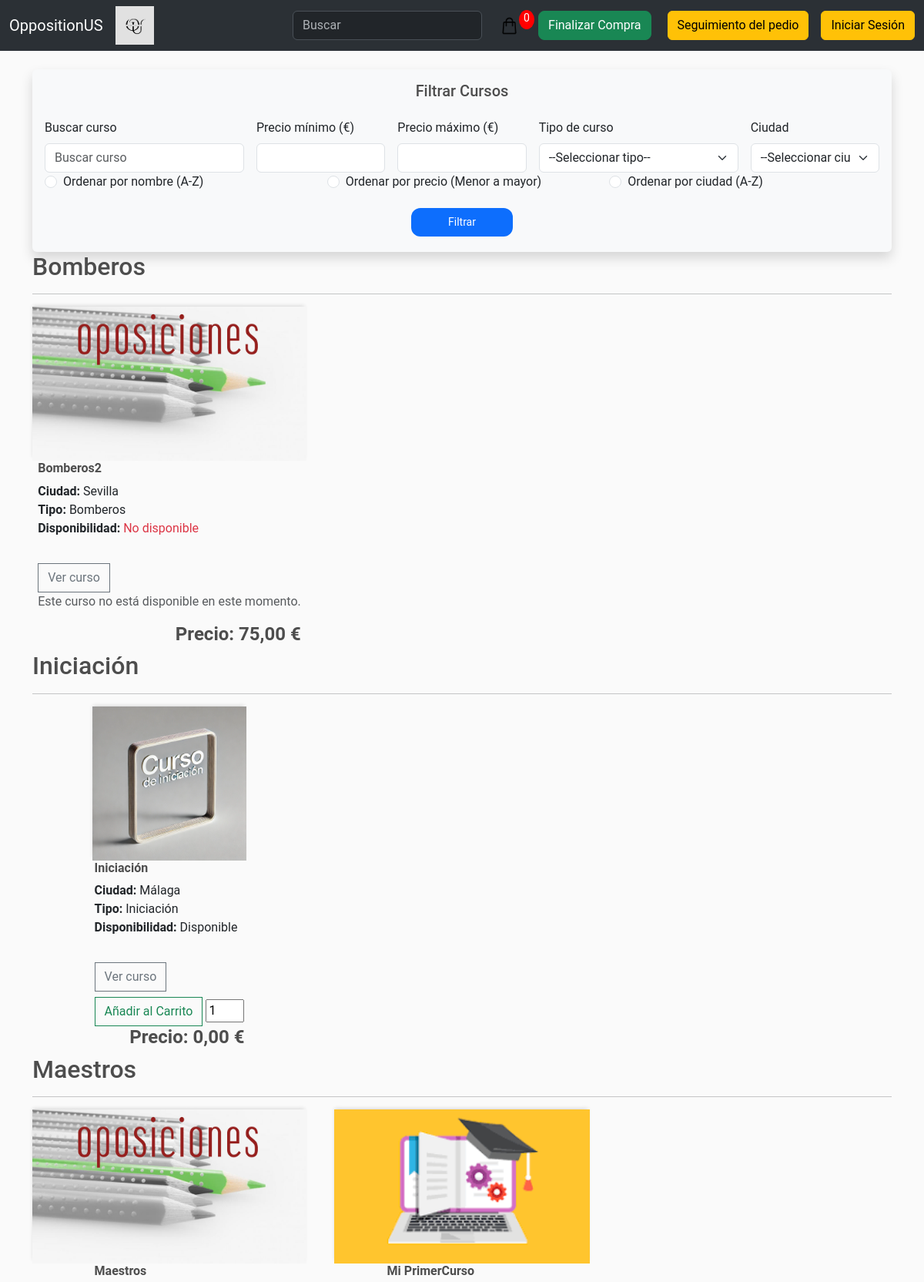
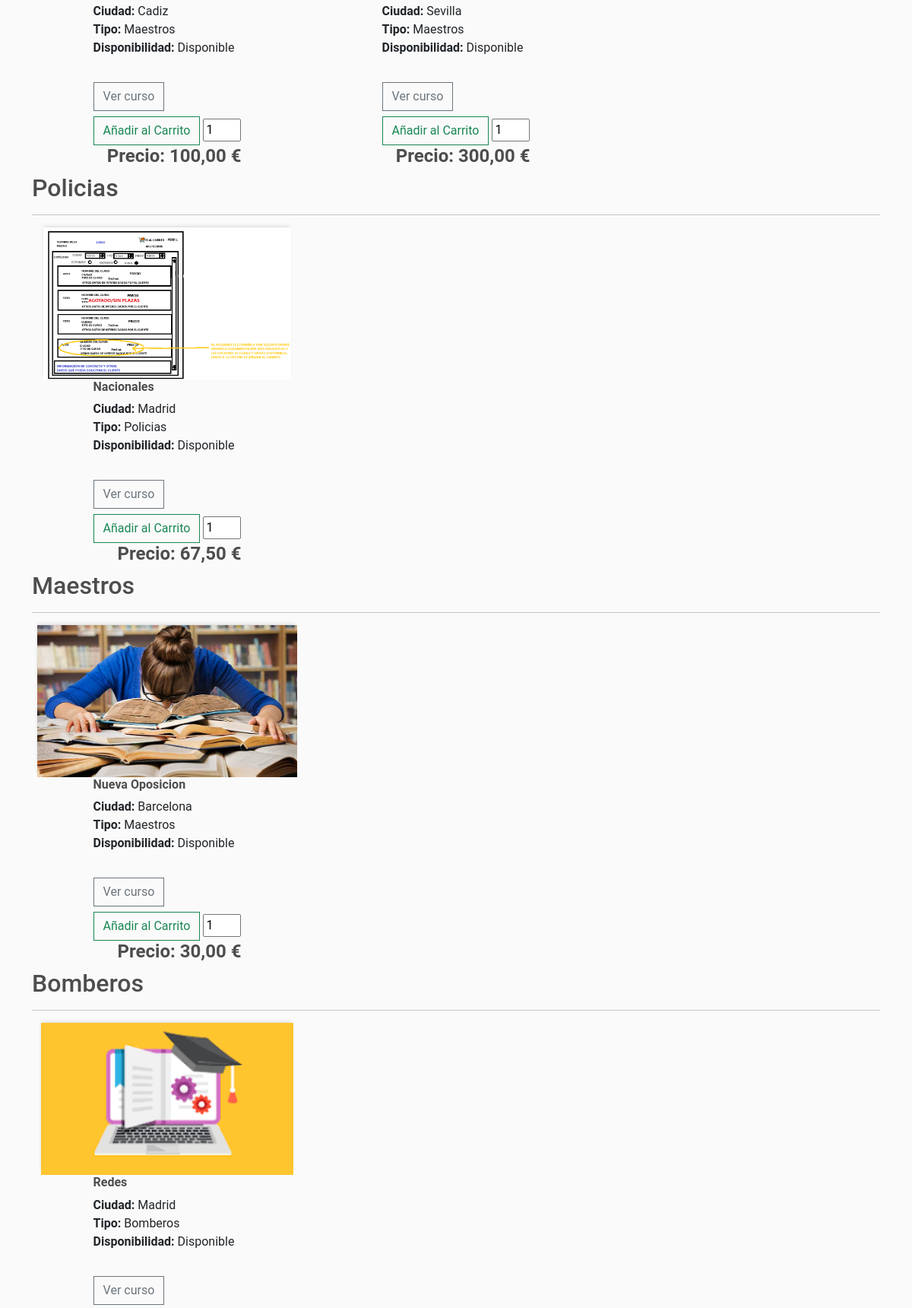
/store/ (upper part), run on the app's committed database (2 pictures, top to bottom).
### store/models.py (models this page shows, shortened)
class CourseType(models.Model):
    name = models.CharField(max_length=50, unique=True, null=False, blank=False)
    def __str__(self):
        return self.name
    class Meta:
        verbose_name = 'Course type'
        verbose_name_plural = 'Course types'
        ordering = ['name']

class Course(models.Model):
    name = models.CharField(max_length=200, null=False, blank=False)
    image = models.ImageField(upload_to='courses')
    price = models.DecimalField(max_digits=7, decimal_places=2, null=False, blank=False, validators=[MinValueValidator(0)])
    details = models.CharField(max_length=200, null=True, blank=True)
    city = models.CharField(max_length=200, null=False, blank=False)
    course_type = models.ForeignKey(CourseType, null=True, on_delete=models.SET_NULL)
    capacity = models.IntegerField(null=False, blank=False, validators=[MinValueValidator(0)])
    is_available = models.BooleanField(default=True)
    start_date = models.DateField(null=False, blank=False)
    end_date = models.DateField(null=False, blank=False)
    class Meta:
        verbose_name = 'Course'
        verbose_name_plural = 'Courses'
        ordering = ['name']

### store/views.py (the view)
# urls.py: path('', include('store.urls'))
def store(request):
    query = request.GET.get('q', '')
    course_types = CourseType.objects.all()  # Para los filtros de tipo de curso
    price_min = request.GET.get('price_min', '')
    price_max = request.GET.get('price_max', '')
    course_type_id = request.GET.get('course_type', '')
    city = request.GET.get('city', '')
    sort_order = request.GET.get('sort_order', None)
    filters = {}
    filters_applied = ""
    if price_min:
        filters['price__gte'] = price_min
        filters_applied += f"Precio mínimo: {price_min}. "
    if price_max:
        filters['price__lte'] = price_max
        filters_applied += f"Precio máximo: {price_max}. "
    if course_type_id:
        course_type = course_types.get(id=course_type_id)
        filters['course_type__id'] = course_type_id
        filters_applied += f"Tipo de curso: {course_type.name}. "
    if city:
        filters['city__icontains'] = city
        filters_applied += f"Ciudad: {city}. "
    cart = cartData(request)
    if request.user.is_authenticated:
        customer = request.user.customer
        order, created = Order.objects.get_or_create(customer=customer, status=Status.objects.get(name='No pagado'))
        items = order.orderitem_set.all()
        cartItems = order.get_cart_items
    else:
        customer = None
        items = []
        order = {'get_cart_total': 0, 'get_cart_items': 0}
        cartItems = order['get_cart_items']
    courses = Course.objects.filter(name__icontains=query, **filters)
    if sort_order == 'name':
        courses = courses.order_by('name')
    elif sort_order == 'price':
        courses = courses.order_by('price')
    elif sort_order == 'city':
        courses = courses.order_by('city')
    city_list = set(
        city.strip().lower() for city in Course.objects.values_list('city', flat=True).distinct()
    )
    context = {
        'courses': courses,
        'customer': customer,
        'query': query,
        'course_types': course_types,
        'city_list': city_list,
        'course_type_id': course_type_id,
        'city': city,
        'price_min': price_min,
        'price_max': price_max,
        'filters_applied': filters_applied,
        'cartItems': cart['cartItems'],
        'sort_order': sort_order,  # Pasa el valor de la opción seleccionada
    }
    return render(request, 'store/store.html', context)

### store/utils.py (called while the page is built, shortened)
def cookieCart(request):
    try:
        cart = json.loads(request.COOKIES['cart'])
    except:
        cart = {}
    items = []
    order = {'get_cart_total': 0, 'get_cart_items': 0}
    cartItems = order['get_cart_items']
    return {'cartItems': cartItems, 'order': order, 'items': items}

def cartData(request):
    if request.user.is_authenticated:
        customer = request.user.customer
        order, created = Order.objects.get_or_create(customer = customer, status=Status.objects.get(name='No pagado'))
        cartItems = order.get_cart_items
        items = order.orderitem_set.all()
    else:
        cookieData = cookieCart(request)
        cartItems = cookieData['cartItems']
        order = cookieData['order']
        items = cookieData['items']
    return {'cartItems': cartItems, 'order': order, 'items': items}

### store/templates/store/store.html (shortened to what this page needs)
{% extends 'store/main.html' %}
{% load static %}
{% block content %}
<div class="row">
    <div class="col-lg-12">
        <form action="{% url 'store' %}" method="get" class="p-3 bg-light rounded shadow">
            <h5 class="text-center mb-4">Filtrar Cursos</h5>
            <div class="row g-3 align-items-center">
                <div class="col-md-3">
                    <label for="q" class="form-label">Buscar curso</label>
                    <input type="text" id="q" name="q" class="form-control" placeholder="Buscar curso" value="{{ query }}">
                </div>
                <div class="col-md-2">
                    <label for="price_min" class="form-label">Precio mínimo (€)</label>
                    <input type="number" id="price_min" name="price_min" class="form-control" value="{{ price_min }}" min="0">
                </div>
                <div class="col-md-2">
                    <label for="price_max" class="form-label">Precio máximo (€)</label>
                    <input type="number" id="price_max" name="price_max" class="form-control" value="{{ price_max }}" min="0">
                </div>
                <div class="col-md-3">
                    <label for="course_type" class="form-label">Tipo de curso</label>
                    <select id="course_type" name="course_type" class="form-select">
                        <option value="">--Seleccionar tipo--</option>
                    </select>
                </div>
                <div class="col-md-2">
                    <label for="city" class="form-label">Ciudad</label>
                    <select id="city" name="city" class="form-select">
                        <option value="">--Seleccionar ciudad--</option>
                    </select>
                </div>
            </div>
<div class="row g-3 align-items-center">
    <div class="col-md-4">
        <div class="form-check">
            <input class="form-check-input" type="radio" name="sort_order" id="sort_name" value="name" {% if sort_order == 'name' %}checked{% endif %}>
            <label class="form-check-label" for="sort_name">
                Ordenar por nombre (A-Z)
            </label>
        </div>
    </div>
    <div class="col-md-4">
        <div class="form-check">
            <input class="form-check-input" type="radio" name="sort_order" id="sort_price" value="price" {% if sort_order == 'price' %}checked{% endif %}>
            <label class="form-check-label" for="sort_price">
                Ordenar por precio (Menor a mayor)
            </label>
        </div>
    </div>
    <div class="col-md-4">
        <div class="form-check">
            <input class="form-check-input" type="radio" name="sort_order" id="sort_city" value="city" {% if sort_order == 'city' %}checked{% endif %}>
            <label class="form-check-label" for="sort_city">
                Ordenar por ciudad (A-Z)
            </label>
        </div>
    </div>
</div>
            <div class="text-center mt-3">
                <button type="submit" class="btn btn-primary px-5">Filtrar</button>
            </div>
        </form>
    </div>
    {% regroup courses by course_type as grouped_courses %}
{% for group in grouped_courses %}
    <div class="course-section">
        <h2 class="section-title">{{ group.grouper }}</h2>
        <hr>
        <div class="row">
            {% for course in group.list %}
                <div class="col-lg-4">
                    <a href="{% url 'details' course.id %}">
                        {% if course.image %}
                            <img class="thumbnail" src="{{ course.image.url }}">
                        {% else %}
                            <img class="thumbnail" src="/products/placeholder.png">
                        {% endif %}
                    </a>
                    <div class="box-element product">
                        <h6><strong>{{ course.name }}</strong></h6>
                        <h8><strong>Ciudad:</strong> {{ course.city }}</h8>
                        <h8><strong>Tipo:</strong> {{ course.course_type }}</h8>
                        <h8><strong>Disponibilidad:</strong>
                            {% if course.is_available %}
                                {{ course.is_available|yesno:"Disponible,No disponible" }}
                            {% else %}
                                <span class="text-danger font-weight-bold">No disponible</span>
                            {% endif %}
                        </h8>
                        <a href="{% url 'details' course.id %}">
                            <button class="btn btn-outline-secondary add-btn">Ver curso</button>
                        </a>
                        {% if customer.admin == True %}
                            <a href="{% url 'edit_course' course.id %}">
                                <button class="btn btn-outline-secondary btn-sm add-btn" style="padding: 5px 10px; font-size: 12px;">Editar curso</button>
                            </a>
                            <a href="{% url 'delete_course' course.id %}">
                                <button class="btn btn-outline-secondary btn-sm add-btn" style="padding: 5px 10px; font-size: 12px;">Borrar curso</button>
                            </a>
                        {% else %}
                            {% if course.is_available %}
                                <div style="flex-direction: column;">
                                    <button data-course="{{ course.id }}" data-action="add" data-quantity="1" class="btn btn-outline-success add-btn update-cart">Añadir al Carrito</button>
                                    <input class="quantity-input" type="number" value="1" min="1" style="width: 50px; margin-top: 10px" data-course="{{ course.id }}">
                                </div>
                            {% else %}
                                <p class="text-muted">Este curso no está disponible en este momento.</p>
                            {% endif %}
                        {% endif %}
                        <div class="price-section">
                            <h4><strong>Precio: {{ course.price|floatformat:2 }} €</strong></h4>
                        </div>
                    </div>
                </div>
            {% endfor %}
        </div>
    </div>
{% endfor %}
</div>
{% endblock content %}

### static/css/main.css (style rules this page uses)
body { background-color: hsl(0, 0%, 98%); font-family: 'Roboto', 'Helvetica Neue', Arial, sans-serif; display: flex; flex-direction: column; min-height: 100vh; }
h1,h2,h3,h4,h5,h6 { color:hsl(0, 0%, 30%); }
.box-element { display: flex; flex-direction: column; justify-content: space-between; align-items: flex-start; height: 100%; position: relative; }
.thumbnail { width: 100%; height: 200px; -webkit-box-shadow: -1px -3px 5px -2px rgba(214,214,214,1); -moz-box-shadow: -1px -3px 5px -2px rgba(214,214,214,1); box-shadow: -1px -3px 5px -2px rgba(214,214,214,1); }
.product { border-radius: 0 0 5px 5px; }
.price-section { margin-top: auto; text-align: right; width: 100%; font-size: 16px; }
.col-lg-4, .col-lg-6, .col-lg-8, .col-lg-12 { display: flex; flex-direction: column; justify-content: space-between; align-items: center; max-width: 100%; }
.btn { border-radius: 0; }
.btn-primary { border: none; padding: 8px 20px; text-align: center; text-decoration: none; display: inline-block; font-size: 14px; margin: 4px 2px; cursor: pointer; transition-duration: 0.4s; border-radius: 12px; }
.form-control { width: 100%; }

### data on the page
CourseType: grouper "Bomberos"
Course: image (placeholder picture), name "Bomberos2", city "Sevilla", course_type "Bomberos", is_available "No disponible", shows "Este curso no está disponible en este momento.", price "75,00"
CourseType: grouper "Iniciación"
Course: image (picture), name "Iniciación", city "Málaga", course_type "Iniciación", is_available "Disponible", price "0,00"
CourseType: grouper "Maestros"
Course: image (placeholder picture), name "Maestros", city "Cadiz", course_type "Maestros", is_available "Disponible", price "100,00"
Course: image (picture), name "Mi PrimerCurso", city "Sevilla", course_type "Maestros", is_available "Disponible", price "300,00"
CourseType: grouper "Policias"
Course: image (picture), name "Nacionales", city "Madrid", course_type "Policias", is_available "Disponible", price "67,50"
Course: image (picture), name "Nueva Oposicion", city "Barcelona", course_type "Maestros", is_available "Disponible", price "30,00"
Course: image (picture), name "Redes", city "Madrid", course_type "Bomberos", is_available "Disponible"

### other printed values
{{ cartItems }} "0"
